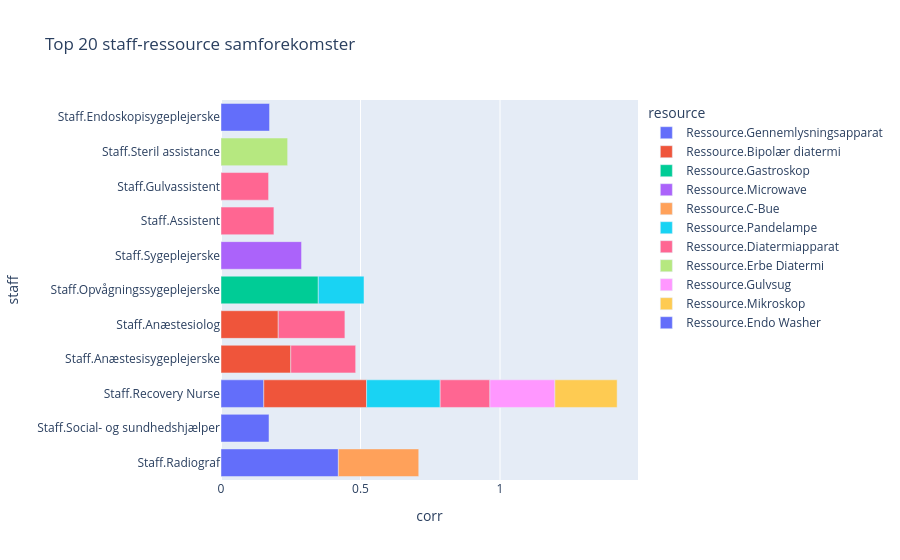

The cell this chart's notebook holds for it:
### Code cell
corr_matrix = df_complete[staff_cols + resource_cols].notna().corr()
staff_resource_corr = corr_matrix.loc[staff_cols, resource_cols]

top_pairs = (
    staff_resource_corr.stack()
    .reset_index()
    .rename(columns={"level_0": "staff", "level_1": "resource", 0: "corr"})
    .sort_values("corr", ascending=False)
)

top_pairs.head(20)

top20 = top_pairs.head(20)

fig = px.bar(
    top20,
    x="corr",
    y="staff",
    color="resource",
    orientation="h",
    title="Top 20 staff-ressource samforekomster"
)

fig.show()

### Figure 1 — Plotly figure (JSON) as saved in the notebook; plotly's stock layout.template omitted (floating-point values rounded to 4 significant figures)
{"data": [{"hovertemplate": "resource=Ressource.Gennemlysningsapparat<br>corr=%{x}<br>staff=%{y}<extra></extra>", "legendgroup": "Ressource.Gennemlysningsapparat", "marker": {"color": "#636efa", "pattern": {"shape": ""}}, "name": "Ressource.Gennemlysningsapparat", "orientation": "h", "showlegend": true, "textposition": "auto", "type": "bar", "x": [0.4206, 0.1721, 0.1534], "xaxis": "x", "y": ["Staff.Radiograf", "Staff.Social- og sundhedshjælper", "Staff.Recovery Nurse"], "yaxis": "y"}, {"hovertemplate": "resource=Ressource.Bipolær diatermi<br>corr=%{x}<br>staff=%{y}<extra></extra>", "legendgroup": "Ressource.Bipolær diatermi", "marker": {"color": "#EF553B", "pattern": {"shape": ""}}, "name": "Ressource.Bipolær diatermi", "orientation": "h", "showlegend": true, "textposition": "auto", "type": "bar", "x": [0.3684, 0.2501, 0.2052], "xaxis": "x", "y": ["Staff.Recovery Nurse", "Staff.Anæstesisygeplejerske", "Staff.Anæstesiolog"], "yaxis": "y"}, {"hovertemplate": "resource=Ressource.Gastroskop<br>corr=%{x}<br>staff=%{y}<extra></extra>", "legendgroup": "Ressource.Gastroskop", "marker": {"color": "#00cc96", "pattern": {"shape": ""}}, "name": "Ressource.Gastroskop", "orientation": "h", "showlegend": true, "textposition": "auto", "type": "bar", "x": [0.3487], "xaxis": "x", "y": ["Staff.Opvågningssygeplejerske"], "yaxis": "y"}, {"hovertemplate": "resource=Ressource.Microwave<br>corr=%{x}<br>staff=%{y}<extra></extra>", "legendgroup": "Ressource.Microwave", "marker": {"color": "#ab63fa", "pattern": {"shape": ""}}, "name": "Ressource.Microwave", "orientation": "h", "showlegend": true, "textposition": "auto", "type": "bar", "x": [0.2886], "xaxis": "x", "y": ["Staff.Sygeplejerske"], "yaxis": "y"}, {"hovertemplate": "resource=Ressource.C-Bue<br>corr=%{x}<br>staff=%{y}<extra></extra>", "legendgroup": "Ressource.C-Bue", "marker": {"color": "#FFA15A", "pattern": {"shape": ""}}, "name": "Ressource.C-Bue", "orientation": "h", "showlegend": true, "textposition": "auto", "type": "bar", "x": [0.2881], "xaxis": "x", "y": ["Staff.Radiograf"], "yaxis": "y"}, {"hovertemplate": "resource=Ressource.Pandelampe<br>corr=%{x}<br>staff=%{y}<extra></extra>", "legendgroup": "Ressource.Pandelampe", "marker": {"color": "#19d3f3", "pattern": {"shape": ""}}, "name": "Ressource.Pandelampe", "orientation": "h", "showlegend": true, "textposition": "auto", "type": "bar", "x": [0.2637, 0.1638], "xaxis": "x", "y": ["Staff.Recovery Nurse", "Staff.Opvågningssygeplejerske"], "yaxis": "y"}, {"hovertemplate": "resource=Ressource.Diatermiapparat<br>corr=%{x}<br>staff=%{y}<extra></extra>", "legendgroup": "Ressource.Diatermiapparat", "marker": {"color": "#FF6692", "pattern": {"shape": ""}}, "name": "Ressource.Diatermiapparat", "orientation": "h", "showlegend": true, "textposition": "auto", "type": "bar", "x": [0.2389, 0.2326, 0.1896, 0.1783, 0.1705], "xaxis": "x", "y": ["Staff.Anæstesiolog", "Staff.Anæstesisygeplejerske", "Staff.Assistent", "Staff.Recovery Nurse", "Staff.Gulvassistent"], "yaxis": "y"}, {"hovertemplate": "resource=Ressource.Erbe Diatermi<br>corr=%{x}<br>staff=%{y}<extra></extra>", "legendgroup": "Ressource.Erbe Diatermi", "marker": {"color": "#B6E880", "pattern": {"shape": ""}}, "name": "Ressource.Erbe Diatermi", "orientation": "h", "showlegend": true, "textposition": "auto", "type": "bar", "x": [0.2388], "xaxis": "x", "y": ["Staff.Steril assistance"], "yaxis": "y"}, {"hovertemplate": "resource=Ressource.Gulvsug<br>corr=%{x}<br>staff=%{y}<extra></extra>", "legendgroup": "Ressource.Gulvsug", "marker": {"color": "#FF97FF", "pattern": {"shape": ""}}, "name": "Ressource.Gulvsug", "orientation": "h", "showlegend": true, "textposition": "auto", "type": "bar", "x": [0.2329], "xaxis": "x", "y": ["Staff.Recovery Nurse"], "yaxis": "y"}, {"hovertemplate": "resource=Ressource.Mikroskop<br>corr=%{x}<br>staff=%{y}<extra></extra>", "legendgroup": "Ressource.Mikroskop", "marker": {"color": "#FECB52", "pattern": {"shape": ""}}, "name": "Ressource.Mikroskop", "orientation": "h", "showlegend": true, "textposition": "auto", "type": "bar", "x": [0.2231], "xaxis": "x", "y": ["Staff.Recovery Nurse"], "yaxis": "y"}, {"hovertemplate": "resource=Ressource.Endo Washer<br>corr=%{x}<br>staff=%{y}<extra></extra>", "legendgroup": "Ressource.Endo Washer", "marker": {"color": "#636efa", "pattern": {"shape": ""}}, "name": "Ressource.Endo Washer", "orientation": "h", "showlegend": true, "textposition": "auto", "type": "bar", "x": [0.174], "xaxis": "x", "y": ["Staff.Endoskopisygeplejerske"], "yaxis": "y"}], "layout": {"barmode": "relative", "legend": {"title": {"text": "resource"}, "tracegroupgap": 0}, "title": {"text": "Top 20 staff-ressource samforekomster"}, "xaxis": {"anchor": "y", "domain": [0, 1], "title": {"text": "corr"}}, "yaxis": {"anchor": "x", "domain": [0, 1], "title": {"text": "staff"}}}}
